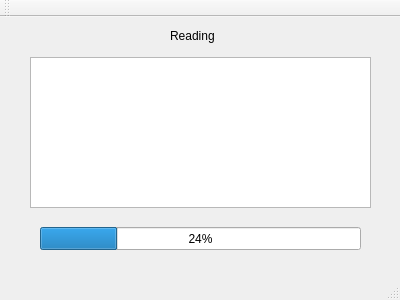
<?xml version="1.0" encoding="UTF-8"?>
<ui version="4.0">
 <class>MainWindow</class>
 <widget class="QMainWindow" name="MainWindow">
  <property name="geometry">
   <rect>
    <x>0</x>
    <y>0</y>
    <width>400</width>
    <height>300</height>
   </rect>
  </property>
  <property name="windowTitle">
   <string>MainWindow</string>
  </property>
  <widget class="QWidget" name="centralWidget">
   <widget class="QLabel" name="label">
    <property name="geometry">
     <rect>
      <x>170</x>
      <y>10</y>
      <width>67</width>
      <height>17</height>
     </rect>
    </property>
    <property name="text">
     <string>Reading</string>
    </property>
   </widget>
   <widget class="QTextEdit" name="textEdit">
    <property name="geometry">
     <rect>
      <x>30</x>
      <y>40</y>
      <width>341</width>
      <height>151</height>
     </rect>
    </property>
   </widget>
   <widget class="QProgressBar" name="progressBar">
    <property name="geometry">
     <rect>
      <x>40</x>
      <y>210</y>
      <width>321</width>
      <height>23</height>
     </rect>
    </property>
    <property name="value">
     <number>24</number>
    </property>
   </widget>
  </widget>
  <widget class="QMenuBar" name="menuBar">
   <property name="geometry">
    <rect>
     <x>0</x>
     <y>0</y>
     <width>400</width>
     <height>22</height>
    </rect>
   </property>
  </widget>
  <widget class="QToolBar" name="mainToolBar">
   <attribute name="toolBarArea">
    <enum>TopToolBarArea</enum>
   </attribute>
   <attribute name="toolBarBreak">
    <bool>false</bool>
   </attribute>
  </widget>
  <widget class="QStatusBar" name="statusBar"/>
 </widget>
 <layoutdefault spacing="6" margin="11"/>
 <resources/>
 <connections/>
</ui>
